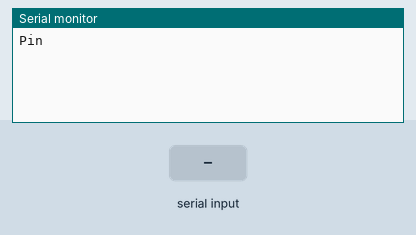
Simulated run of this sketch. Board: Arduino Mega 2560, built with avr-gcc and run on an emulated ATmega2560. Parts: the last lines printed to the serial monitor. The inputs (shaded band) are chosen by the test bench.

Above: at 1.2 s.
1.3 s: "1" received over the second serial link
At 1.6 s:
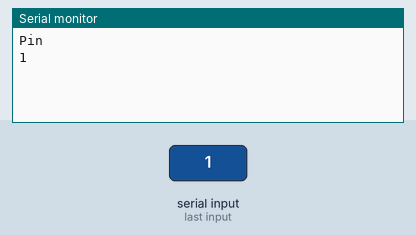
2.8 s: "0" received over the second serial link
At 4.0 s:
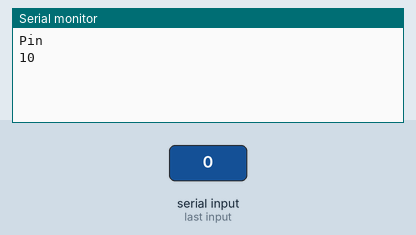

The sketch:

Mega_Code__PinSetting.ino
```cpp
// 거리 측정 센서 있는 아두이노 우노와 아두이노 메가를 블루투스 통신할 수 있게 해주는 코드.

void setup() {
  Serial.begin(9600);
  Serial.println("Pin");
  Serial1.begin(9600);
}

void loop() {
  if (Serial1.available()) {
    Serial.write(Serial1.read());
  }
  if (Serial.available()) {
    Serial1.write(Serial.read());
  }
}
```

Measured:
- after the input at 1.3 s, the serial monitor: prints a new line at once (image 1)
- after the input at 2.8 s, the serial monitor: prints a new line at once (image 2)
